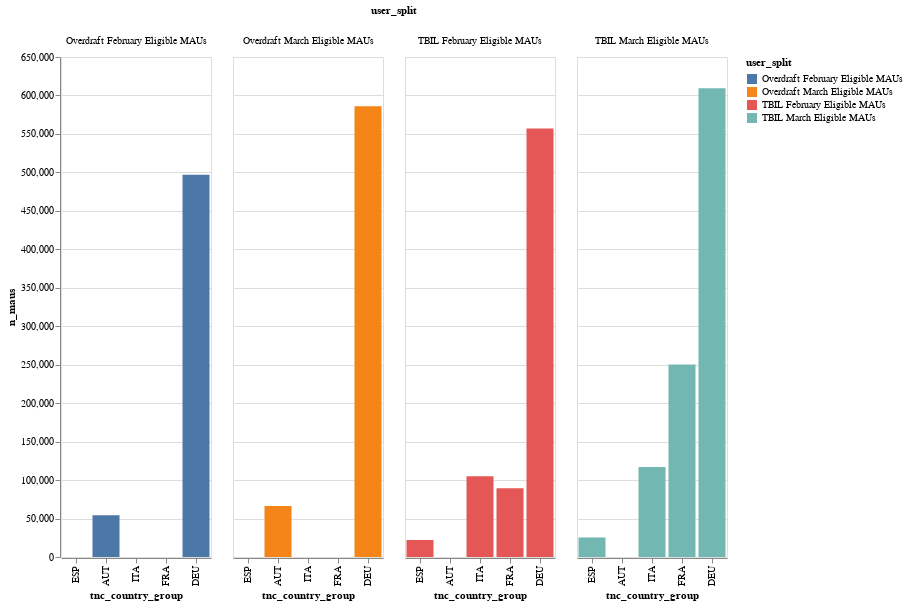

Notebook cell for this chart:
### Code cell
af.column_multi(
    elig_maus_df,
    "user_split",
    "tnc_country_group",
    "n_maus",
    "user_split",
    150,
    500,
    "y",
)

### Figure 1 — Vega-Lite specification as saved in the notebook (floating-point values rounded to 4 significant figures)
{"config": {"view": {"continuousWidth": 400, "continuousHeight": 300}}, "data": {"name": "data-294c679f027269a89cfe2571b9078d03"}, "mark": "bar", "encoding": {"color": {"field": "user_split", "type": "nominal"}, "column": {"field": "user_split", "type": "nominal"}, "tooltip": {"field": "n_maus", "type": "quantitative"}, "x": {"field": "tnc_country_group", "sort": "y", "type": "nominal"}, "y": {"field": "n_maus", "type": "quantitative"}}, "height": 500, "width": 150, "$schema": "https://vega.github.io/schema/vega-lite/v4.17.0.json", "datasets": {"data-294c679f027269a89cfe2571b9078d03": [{"end_time": "2022-02-28", "user_split": "Overdraft February Eligible MAUs", "tnc_country_group": "AUT       ", "n_maus": 54223}, {"end_time": "2022-02-28", "user_split": "Overdraft February Eligible MAUs", "tnc_country_group": "DEU       ", "n_maus": 496826}, {"end_time": "2022-02-28", "user_split": "TBIL February Eligible MAUs", "tnc_country_group": "DEU       ", "n_maus": 557063}, {"end_time": "2022-02-28", "user_split": "TBIL February Eligible MAUs", "tnc_country_group": "ESP       ", "n_maus": 22073}, {"end_time": "2022-02-28", "user_split": "TBIL February Eligible MAUs", "tnc_country_group": "FRA       ", "n_maus": 89329}, {"end_time": "2022-02-28", "user_split": "TBIL February Eligible MAUs", "tnc_country_group": "ITA       ", "n_maus": 104868}, {"end_time": "2022-03-31", "user_split": "Overdraft March Eligible MAUs", "tnc_country_group": "AUT       ", "n_maus": 66216}, {"end_time": "2022-03-31", "user_split": "Overdraft March Eligible MAUs", "tnc_country_group": "DEU       ", "n_maus": 586041}, {"end_time": "2022-03-31", "user_split": "TBIL March Eligible MAUs", "tnc_country_group": "DEU       ", "n_maus": 609397}, {"end_time": "2022-03-31", "user_split": "TBIL March Eligible MAUs", "tnc_country_group": "ESP       ", "n_maus": 25391}, {"end_time": "2022-03-31", "user_split": "TBIL March Eligible MAUs", "tnc_country_group": "FRA       ", "n_maus": 250178}, {"end_time": "2022-03-31", "user_split": "TBIL March Eligible MAUs", "tnc_country_group": "ITA       ", "n_maus": 117088}]}}
